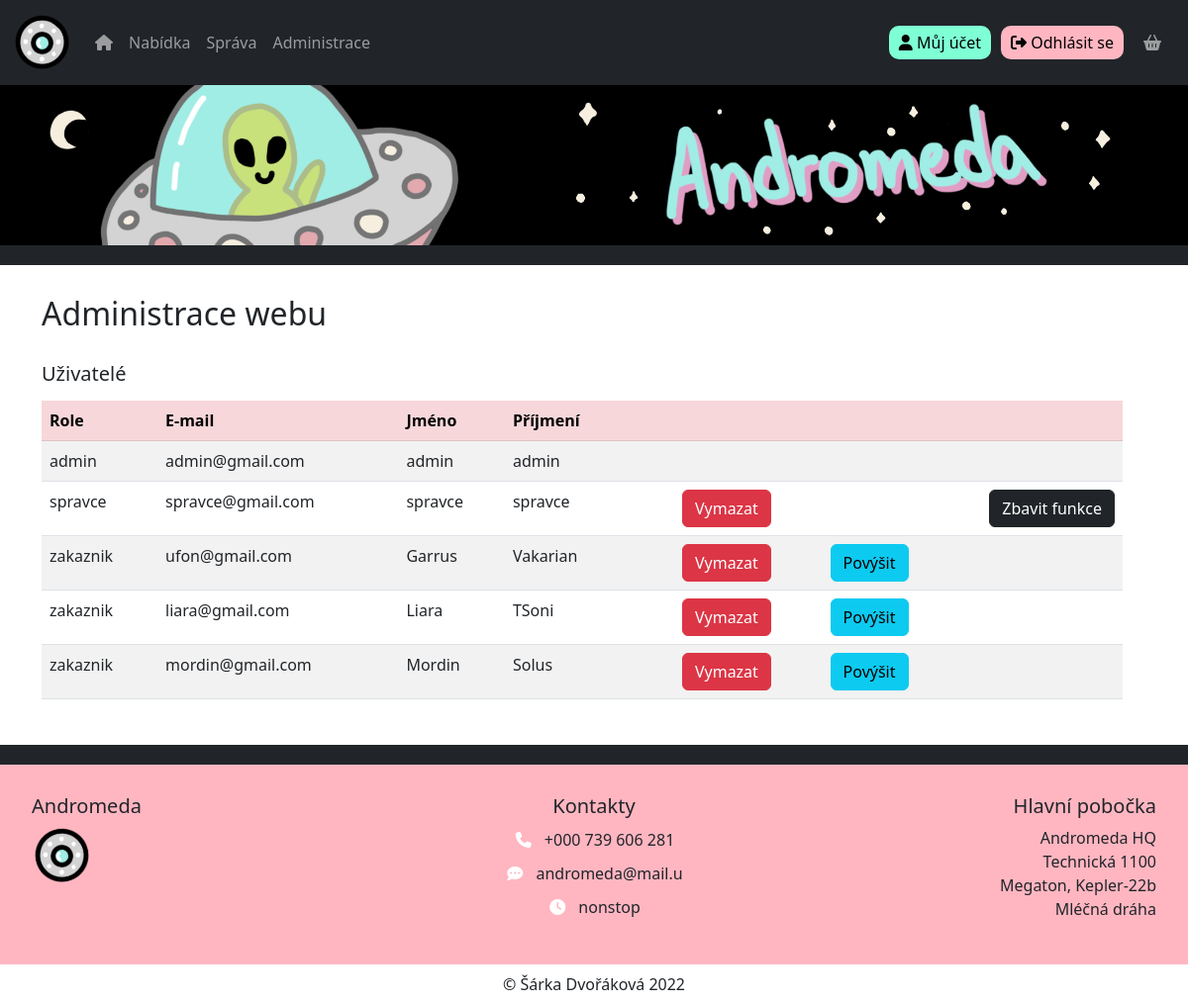
The app's page /index.php?page=administration (signed in) with its own data.
### tables this page shows
CREATE TABLE IF NOT EXISTS UZIVATEL (
    c_uzivatele_pk INT NOT NULL AUTO_INCREMENT,
    email VARCHAR(254) NOT NULL,
    heslo VARCHAR(60) NOT NULL,
    jmeno VARCHAR(50) NOT NULL,
    prijmeni VARCHAR(50) NOT NULL,
    d_narozeni DATE NOT NULL,
    tel_cislo VARCHAR(12) NOT NULL,
    c_prava_fk INT NOT NULL,
    c_adresy_fk INT NOT NULL,
    PRIMARY KEY(c_uzivatele_pk)
);

### app/controllers/AdministrationController.class.php (called while the page is built, shortened)
<?php
class AdministrationController implements IController
{
  private DatabaseConnection $dbconnection;
  public function __construct() {
    require_once MODELS_PATH."DatabaseConnection.class.php";
    $this->dbconnection = new DatabaseConnection();
  }
  public function show(string $title): string
  {
    global $templateData;
    $templateData["title"] = $title;
    $templateData["user_logged"] = $this->dbconnection->isUserLoggedIn();
    $templateData["user_role"] = 4;
    if($templateData["user_logged"]) {
      $user = $this->dbconnection->getLoggedUser();
      $templateData["user_role"] = $user["c_prava_fk"];
    }
    $users = $this->dbconnection->getAllUsers();
    $usersInfo = array();
    $i = 0;
    foreach($users as $user) {
      $role = $this->dbconnection->getRoleByNumber($user["c_prava_fk"]);
      $usersInfo[$i] = array(
        "number" => $user["c_uzivatele_pk"],
        "role_number" => $user["c_prava_fk"],
        "role_name" => $role["nazev"],
        "email" => $user["email"],
        "name" => $user["jmeno"],
        "surname" => $user["prijmeni"],
      );
      $i++;
    }
    $templateData["users"] = $usersInfo;
    require_once VIEWS_PATH."AdministrationTemplate.tpl.php";
    return ob_get_clean();
  }
}

### index.php (called while the page is built, shortened)
<?php
  $appStart = new AppStart();
  $appStart->start();

### app/models/DatabaseConnection.class.php (called while the page is built, shortened)
<?php
class DatabaseConnection
{
  private PDO $conn;
  private Session $session;
  public function __construct () {
    $this->conn = new PDO("mysql:host=".DATABASE_SERVER.";dbname=".DATABASE_NAME, DATABASE_USER, DATABASE_PASSWORD);
    $this->conn->exec("set names utf8");
    require_once CONTROLLERS_PATH."Session.class.php";
    $this->session = new Session();
  }
  public function query(string $query):array {
    $result = $this->conn->query($query);
    if($result != null) {
      return $result->fetchAll();
    }
    else {
      $error = $this->conn->errorInfo();
      echo $error[2];
      return [];
    }
  }
  public function isUserLoggedIn():bool {
    return $this->session->isSessionSet(self::KEY_USER);
  }
  public function getLoggedUser() {
    if($this->isUserLoggedIn()) {
      $email = $this->session->readSession(self::KEY_USER);
      $query = "SELECT * FROM ".TABLE_USER." WHERE email='$email'";
      $result = $this->query($query);
      if(count($result) == 1) {
        return $result[0];
      }
      else {
        return null;
      }
    }
    else {
      return null;
    }
  }
  public function getRoleByNumber(int $roleNumber) {
    $query = "SELECT * FROM ".TABLE_ROLE." WHERE c_prava_pk=?";
    $result = $this->conn->prepare($query);
    if(!$result->execute(array($roleNumber))) {
      return null;
    }
    else {
      $result = $result->fetchAll();
      if(count($result) > 0) {
        return $result[0];
      }
      else {
        return null;
      }
    }
  }
  public function getAllUsers():array {
    $query = "SELECT * FROM ".TABLE_USER." ORDER BY c_prava_fk";
    return $this->query($query);
  }
}

### app/controllers/Session.class.php (called while the page is built, shortened)
<?php
class Session
{
  public function isSessionSet(string $key):bool {
    return isset($_SESSION[$key]);
  }
  public function readSession(string $key) {
    if(isset($_SESSION[$key])) {
      return $_SESSION[$key];
    }
    return null;
  }
}

### app/views/AdministrationTemplate.tpl.php (the view, shortened to what this page needs)
<?php
require_once VIEWS_PATH."TemplateBasics.class.php";
global $templateData;
?>
  <div class="row" id="administration-main-content">
    <h2 class="administration-main-heading">
      Administrace webu
    </h2>
    <?php
    if($templateData["user_logged"] && $templateData["user_role"] <= 1) {
      ?>
      <div class="row">
        <div class="col-12">
          <div class="administration-main-heading">
            <h5>
              Uživatelé
            </h5>
          </div>
        </div>
      </div>
      <?php
      $users = $templateData["users"];
      if(count($users) > 0) {
        ?>
        <div class="row">
          <div class="col-12">
            <table class="table table-hover table-striped">
              <thead class="table-danger">
              <tr>
                <th>Role</th>
                <th>E-mail</th>
                <th>Jméno</th>
                <th>Příjmení</th>
                <th> </th>
                <th> </th>
                <th> </th>
              </tr>
              </thead>
              <tbody>
              <?php
              foreach($users as $user) {
                $roleNumber = $user["role_number"];
                $roleName = $user["role_name"];
                $email = $user["email"];
                $name = $user["name"];
                $surname = $user["surname"];
                ?>
                <tr>
                  <td><?php echo $roleName; ?></td>
                  <td><?php echo $email; ?></td>
                  <td><?php echo $name; ?></td>
                  <td><?php echo $surname; ?></td>
                  <?php
                    if($roleNumber != 1) {
                  ?>
                  <td>
                    <form action="" method="post">
                      <button type="submit" class="btn btn-danger administration-main-form-btn" name="user" value="delete">
                        Vymazat
                      </button>
                    </form>
                  </td>
                  <?php
                    } else {
                  ?>
                      <td></td>
                  <?php
                    }
                  ?>
                  <?php
                  if($roleNumber > 2) {
                    ?>
                    <td>
                      <form action="" method="post">
                        <button type="submit" class="btn btn-info administration-main-form-btn" name="user" value="promote">
                          Povýšit
                        </button>
                      </form>
                    </td>
                    <?php
                  } else {
                    ?>
                    <td></td>
                    <?php
                  }
                  ?>
                  <?php
                  if($roleNumber == 2) {
                    ?>
                    <td>
                      <form action="" method="post">
                        <button type="submit" class="btn btn-dark administration-main-form-btn" name="user" value="demote">
                          Zbavit funkce
                        </button>
                      </form>
                    </td>
                    <?php
                  } else {
                    ?>
                    <td></td>
                    <?php
                  }
                  ?>
                </tr>
                <?php
              }
              ?>
              </tbody>
            </table>
          </div>
        </div>
        <?php
      } else {
        ?>
        <div>
          Zatím nebyly vloženy žádné recenze.
        </div>
        <?php
      }
      ?>
      <?php
    }
    ?>
  </div>

### css/main.css (style rules this page uses)
body { padding-top: 85px; }
#administration-main-content { background-color: white; padding: 30px; }
.administration-main-heading { margin: 15px 0 15px 0; }
.administration-main-form-btn { float: right; }

### records on screen
uzivatel: roleName "admin", email "admin@gmail.com", name "admin", surname "admin"
uzivatel: roleName "spravce", email "spravce@gmail.com", name "spravce", surname "spravce"
uzivatel: roleName "zakaznik", email "ufon@gmail.com", jmeno "Garrus", prijmeni "Vakarian"
uzivatel: roleName "zakaznik", email "liara@gmail.com", jmeno "Liara", prijmeni "TSoni"
uzivatel: roleName "zakaznik", email "mordin@gmail.com", jmeno "Mordin", prijmeni "Solus"
